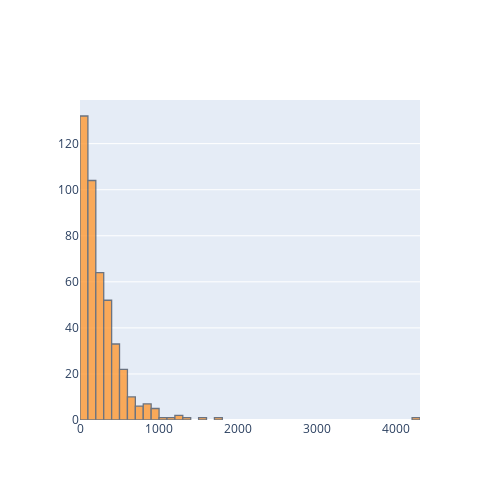
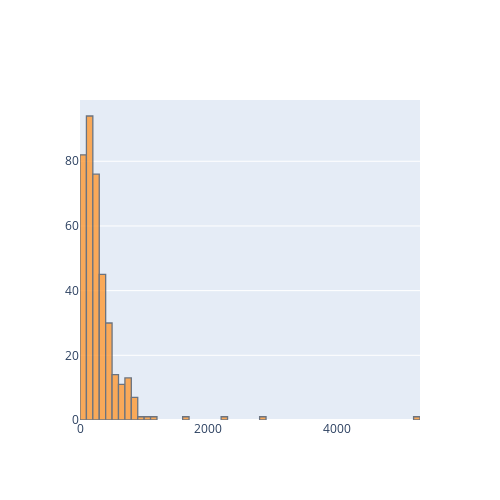
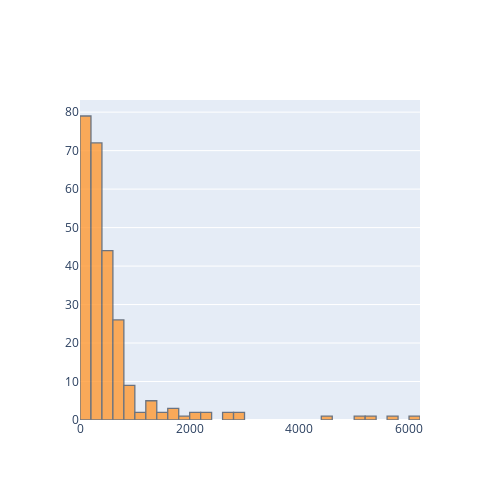
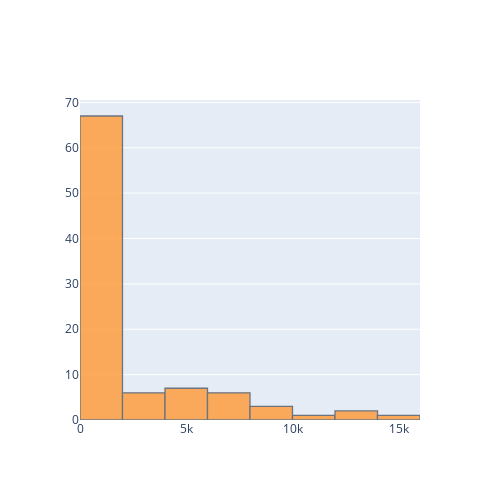

Source (notebook cell) for these figures, in order:
### Markdown cell above
## 4. Create a set of interactive histograms showing the distributions of quantity per invoice for the following countries: EIRE, Germany, France, and Netherlands.

### Code cell
countries = ["Germany", "France", "EIRE","Netherlands"]
layout1 = cf.Layout(height=500, width=500)
for i in countries:
    data[data["Country"] == i].groupby(by=["InvoiceNo"])["Quantity"].sum().iplot(kind = "hist", title = i, layout=layout1)

### Figure 1 — Plotly figure (JSON) as saved in the notebook; plotly's stock layout.template omitted (floating-point values rounded to 4 significant figures; data arrays with more than 128 entries replaced by an {"elided": "..."} marker saying what was removed)
{"data": [{"histfunc": "count", "histnorm": "", "marker": {"color": "rgba(255, 153, 51, 1.0)", "line": {"color": "#4D5663", "width": 1.3}}, "name": "Quantity", "opacity": 0.8, "orientation": "v", "type": "histogram", "x": {"elided": "443 int values"}}], "layout": {"barmode": "overlay", "height": 500, "width": 500}}

### Figure 2 — Plotly figure (JSON) as saved in the notebook; plotly's stock layout.template omitted (floating-point values rounded to 4 significant figures; data arrays with more than 128 entries replaced by an {"elided": "..."} marker saying what was removed)
{"data": [{"histfunc": "count", "histnorm": "", "marker": {"color": "rgba(255, 153, 51, 1.0)", "line": {"color": "#4D5663", "width": 1.3}}, "name": "Quantity", "opacity": 0.8, "orientation": "v", "type": "histogram", "x": {"elided": "379 int values"}}], "layout": {"barmode": "overlay", "height": 500, "width": 500}}

### Figure 3 — Plotly figure (JSON) as saved in the notebook; plotly's stock layout.template omitted (floating-point values rounded to 4 significant figures; data arrays with more than 128 entries replaced by an {"elided": "..."} marker saying what was removed)
{"data": [{"histfunc": "count", "histnorm": "", "marker": {"color": "rgba(255, 153, 51, 1.0)", "line": {"color": "#4D5663", "width": 1.3}}, "name": "Quantity", "opacity": 0.8, "orientation": "v", "type": "histogram", "x": {"elided": "256 int values"}}], "layout": {"barmode": "overlay", "height": 500, "width": 500}}

### Figure 4 — Plotly figure (JSON) as saved in the notebook; plotly's stock layout.template omitted (floating-point values rounded to 4 significant figures)
{"data": [{"histfunc": "count", "histnorm": "", "marker": {"color": "rgba(255, 153, 51, 1.0)", "line": {"color": "#4D5663", "width": 1.3}}, "name": "Quantity", "opacity": 0.8, "orientation": "v", "type": "histogram", "x": [96, 45, 6668, 8210, 6072, 288, 5730, 116, 111, 1116, 8174, 4034, 2940, 275, 151, 169, 722, 103, 1070, 11116, 1208, 636, 700, 426, 200, 72, 924, 12266, 72, 408, 126, 960, 4664, 64, 164, 1038, 1836, 328, 312, 84, 4718, 61, 350, 8998, 424, 1588, 9, 7807, 375, 14730, 992, 288, 4628, 480, 1012, 1, 144, 4951, 6932, 3717, 545, 3, 332, 15, 211, 269, 13392, 3020, 1728, 1780, 660, 29, 3069, 2400, 300, 2454, 216, 62, 6712, 1040, 32, 146, 32, 152, 372, 136, 5760, 200, 1284, 50, 7366, 452, 140]}], "layout": {"barmode": "overlay", "height": 500, "width": 500}}
